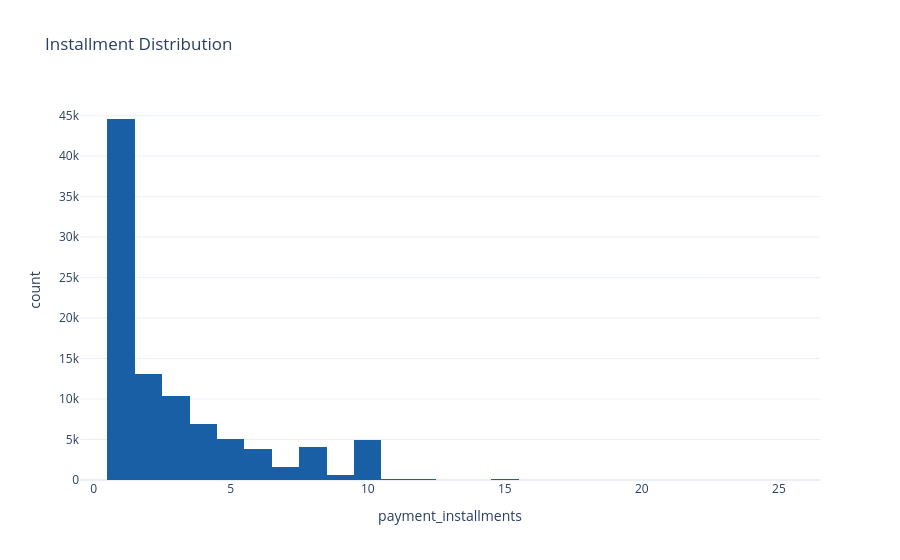
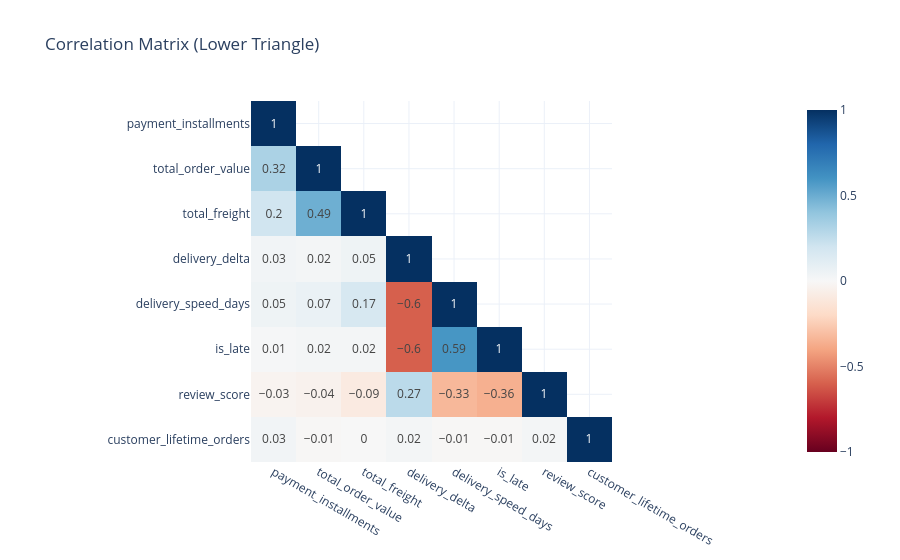
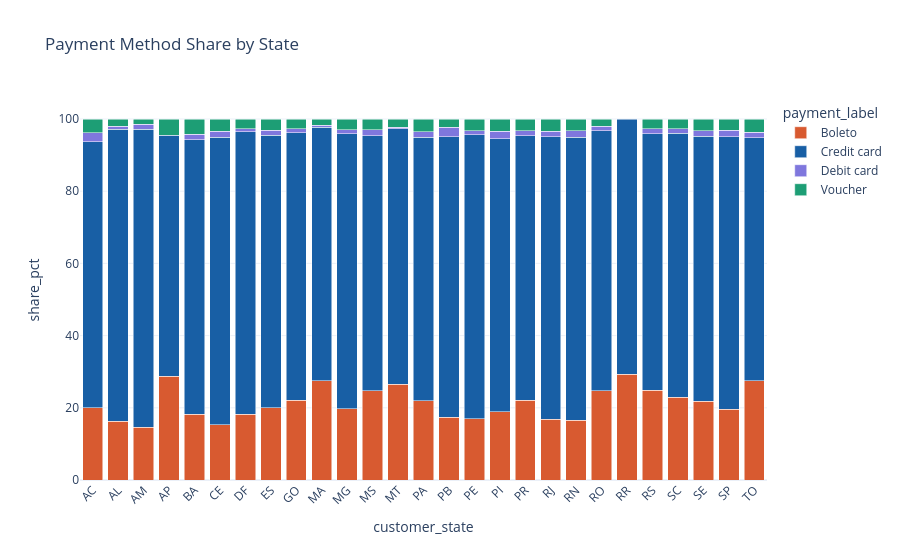

Notebook code cell kept with these figures, in order:
### Markdown cell above
## **EDA**

Context and reasoning: This section validates hypotheses visually, saves reproducible figure artifacts, and supports interactive exploration via Dash.

- From project root: `python dashboard.py`
- From notebooks folder: `python ..\dashboard.py`
- Then open http://127.0.0.1:8050 in your browser

### Code cell
# Build and persist key EDA figures
FIGURES_DIR = project_root / "outputs" / "figures"
FIGURES_DIR.mkdir(parents=True, exist_ok=True)

BRAZIL_GEOJSON = "https://raw.githubusercontent.com/codeforamerica/click_that_hood/master/public/data/brazil-states.geojson"
COLOR_MAP = {
    "Credit card": "#185FA5",
    "Boleto": "#D85A30",
    "Voucher": "#1D9E75",
    "Debit card": "#7F77DD",
}

eda_figures = {}

fig_installments = px.histogram(
    df_clean,
    x="payment_installments",
    title="Installment Distribution",
    color_discrete_sequence=["#185FA5"],
)
fig_installments.update_layout(template="plotly_white")
eda_figures["installment_distribution"] = fig_installments

corr_cols = [
    "payment_installments",
    "total_order_value",
    "total_freight",
    "delivery_delta",
    "delivery_speed_days",
    "is_late",
    "review_score",
    "customer_lifetime_orders",
]
corr_matrix = df_clean[corr_cols].corr().round(2)
corr_mask = np.triu(np.ones_like(corr_matrix, dtype=bool), k=1)
corr_masked = corr_matrix.where(~corr_mask)
fig_corr = px.imshow(
    corr_masked,
    text_auto=True,
    color_continuous_scale="RdBu",
    zmin=-1,
    zmax=1,
    title="Correlation Matrix (Lower Triangle)",
)
fig_corr.update_layout(template="plotly_white")
eda_figures["correlation_matrix"] = fig_corr

payment_share = df_clean.groupby(["customer_state", "payment_label"]).size().reset_index(name="orders")
payment_share["share_pct"] = (
    payment_share["orders"]
    / payment_share.groupby("customer_state")["orders"].transform("sum")
    * 100
)
fig_payment_share = px.bar(
    payment_share,
    x="customer_state",
    y="share_pct",
    color="payment_label",
    color_discrete_map=COLOR_MAP,
    title="Payment Method Share by State",
)
fig_payment_share.update_layout(template="plotly_white", barmode="stack", xaxis_tickangle=-45)
eda_figures["payment_share_by_state"] = fig_payment_share

late_state = df_clean.groupby("customer_state").agg(
    orders=("order_id", "count"),
    late_orders=("is_late", "sum"),
).reset_index()
late_state["late_rate"] = (late_state["late_orders"] / late_state["orders"]) * 100
fig_late_rate = px.choropleth(
    late_state,
    geojson=BRAZIL_GEOJSON,
    locations="customer_state",
    featureidkey="properties.sigla",
    color="late_rate",
    color_continuous_scale="Reds",
    title="Late Delivery % by State",
)
fig_late_rate.update_geos(fitbounds="locations", visible=False)
fig_late_rate.update_layout(template="plotly_white")
eda_figures["late_delivery_rate_map"] = fig_late_rate

saved_eda_paths = {}
for figure_name, figure in eda_figures.items():
    figure_path = FIGURES_DIR / f"{figure_name}.html"
    figure.write_html(str(figure_path))
    saved_eda_paths[figure_name] = str(figure_path)

print("Saved EDA figures:")
display(pd.DataFrame({"figure": saved_eda_paths.keys(), "path": saved_eda_paths.values()}))

fig_installments.show()
fig_corr.show()
fig_payment_share.show()
fig_late_rate.show()

### Figure 1 — Plotly figure (JSON) as saved in the notebook; plotly's stock layout.template omitted (floating-point values rounded to 4 significant figures; data arrays with more than 128 entries replaced by an {"elided": "..."} marker saying what was removed)
{"data": [{"bingroup": "x", "hovertemplate": "payment_installments=%{x}<br>count=%{y}<extra></extra>", "legendgroup": "", "marker": {"color": "#185FA5", "pattern": {"shape": ""}}, "name": "", "orientation": "v", "showlegend": false, "type": "histogram", "x": {"elided": "95823 float values"}, "xaxis": "x", "yaxis": "y"}], "layout": {"barmode": "relative", "legend": {"tracegroupgap": 0}, "title": {"text": "Installment Distribution"}, "xaxis": {"anchor": "y", "domain": [0, 1], "title": {"text": "payment_installments"}}, "yaxis": {"anchor": "x", "domain": [0, 1], "title": {"text": "count"}}}}

### Figure 2 — Plotly figure (JSON) as saved in the notebook; plotly's stock layout.template omitted (floating-point values rounded to 4 significant figures)
{"data": [{"coloraxis": "coloraxis", "hovertemplate": "x: %{x}<br>y: %{y}<br>color: %{z}<extra></extra>", "name": "0", "texttemplate": "%{z}", "type": "heatmap", "x": ["payment_installments", "total_order_value", "total_freight", "delivery_delta", "delivery_speed_days", "is_late", "review_score", "customer_lifetime_orders"], "xaxis": "x", "y": ["payment_installments", "total_order_value", "total_freight", "delivery_delta", "delivery_speed_days", "is_late", "review_score", "customer_lifetime_orders"], "yaxis": "y", "z": [[1.0, NaN, NaN, NaN, NaN, NaN, NaN, NaN], [0.32, 1.0, NaN, NaN, NaN, NaN, NaN, NaN], [0.2, 0.49, 1.0, NaN, NaN, NaN, NaN, NaN], [0.03, 0.02, 0.05, 1.0, NaN, NaN, NaN, NaN], [0.05, 0.07, 0.17, -0.6, 1.0, NaN, NaN, NaN], [0.01, 0.02, 0.02, -0.6, 0.59, 1.0, NaN, NaN], [-0.03, -0.04, -0.09, 0.27, -0.33, -0.36, 1.0, NaN], [0.03, -0.01, 0.0, 0.02, -0.01, -0.01, 0.02, 1.0]]}], "layout": {"coloraxis": {"cmax": 1, "cmin": -1, "colorscale": [[0, "rgb(103,0,31)"], [0.1, "rgb(178,24,43)"], [0.2, "rgb(214,96,77)"], [0.3, "rgb(244,165,130)"], [0.4, "rgb(253,219,199)"], [0.5, "rgb(247,247,247)"], [0.6, "rgb(209,229,240)"], [0.7, "rgb(146,197,222)"], [0.8, "rgb(67,147,195)"], [0.9, "rgb(33,102,172)"], [1, "rgb(5,48,97)"]]}, "title": {"text": "Correlation Matrix (Lower Triangle)"}, "xaxis": {"anchor": "y", "constrain": "domain", "domain": [0, 1], "scaleanchor": "y"}, "yaxis": {"anchor": "x", "autorange": "reversed", "constrain": "domain", "domain": [0, 1]}}}

### Figure 3 — Plotly figure (JSON) as saved in the notebook; plotly's stock layout.template omitted (floating-point values rounded to 4 significant figures)
{"data": [{"hovertemplate": "payment_label=Boleto<br>customer_state=%{x}<br>share_pct=%{y}<extra></extra>", "legendgroup": "Boleto", "marker": {"color": "#D85A30", "pattern": {"shape": ""}}, "name": "Boleto", "orientation": "v", "showlegend": true, "textposition": "auto", "type": "bar", "x": ["AC", "AL", "AM", "AP", "BA", "CE", "DF", "ES", "GO", "MA", "MG", "MS", "MT", "PA", "PB", "PE", "PI", "PR", "RJ", "RN", "RO", "RR", "RS", "SC", "SE", "SP", "TO"], "xaxis": "x", "y": [20.0, 16.24, 14.58, 28.79, 18.18, 15.32, 18.16, 19.96, 22.1, 27.53, 19.77, 24.75, 26.51, 21.97, 17.38, 16.97, 18.9, 22.12, 16.85, 16.56, 24.79, 29.27, 24.86, 22.96, 21.86, 19.63, 27.47], "yaxis": "y"}, {"hovertemplate": "payment_label=Credit card<br>customer_state=%{x}<br>share_pct=%{y}<extra></extra>", "legendgroup": "Credit card", "marker": {"color": "#185FA5", "pattern": {"shape": ""}}, "name": "Credit card", "orientation": "v", "showlegend": true, "textposition": "auto", "type": "bar", "x": ["AC", "AL", "AM", "AP", "BA", "CE", "DF", "ES", "GO", "MA", "MG", "MS", "MT", "PA", "PB", "PE", "PI", "PR", "RJ", "RN", "RO", "RR", "RS", "SC", "SE", "SP", "TO"], "xaxis": "x", "y": [73.75, 80.96, 82.64, 66.67, 76.06, 79.65, 78.31, 75.57, 74.1, 70.22, 76.1, 70.67, 70.76, 72.99, 77.73, 78.66, 75.58, 73.18, 78.3, 78.34, 71.9, 70.73, 71.05, 73.12, 73.35, 75.46, 67.4], "yaxis": "y"}, {"hovertemplate": "payment_label=Debit card<br>customer_state=%{x}<br>share_pct=%{y}<extra></extra>", "legendgroup": "Debit card", "marker": {"color": "#7F77DD", "pattern": {"shape": ""}}, "name": "Debit card", "orientation": "v", "showlegend": true, "textposition": "auto", "type": "bar", "x": ["AC", "AL", "AM", "BA", "CE", "DF", "ES", "GO", "MA", "MG", "MS", "MT", "PA", "PB", "PE", "PI", "PR", "RJ", "RN", "RO", "RS", "SC", "SE", "SP", "TO"], "xaxis": "x", "y": [2.5, 0.7614, 1.389, 1.579, 1.571, 0.8213, 1.32, 1.131, 0.5618, 1.196, 1.574, 0.4551, 1.501, 2.539, 1.077, 2.123, 1.469, 1.466, 1.911, 1.24, 1.389, 1.279, 1.497, 1.825, 1.465], "yaxis": "y"}, {"hovertemplate": "payment_label=Voucher<br>customer_state=%{x}<br>share_pct=%{y}<extra></extra>", "legendgroup": "Voucher", "marker": {"color": "#1D9E75", "pattern": {"shape": ""}}, "name": "Voucher", "orientation": "v", "showlegend": true, "textposition": "auto", "type": "bar", "x": ["AC", "AL", "AM", "AP", "BA", "CE", "DF", "ES", "GO", "MA", "MG", "MS", "MT", "PA", "PB", "PE", "PI", "PR", "RJ", "RN", "RO", "RS", "SC", "SE", "SP", "TO"], "xaxis": "x", "y": [3.75, 2.03, 1.389, 4.545, 4.181, 3.456, 2.705, 3.149, 2.672, 1.685, 2.933, 3.004, 2.275, 3.537, 2.344, 3.293, 3.397, 3.224, 3.382, 3.185, 2.066, 2.704, 2.643, 3.293, 3.085, 3.663], "yaxis": "y"}], "layout": {"barmode": "stack", "legend": {"title": {"text": "payment_label"}, "tracegroupgap": 0}, "title": {"text": "Payment Method Share by State"}, "xaxis": {"anchor": "y", "domain": [0, 1], "tickangle": -45, "title": {"text": "customer_state"}}, "yaxis": {"anchor": "x", "domain": [0, 1], "title": {"text": "share_pct"}}}}
